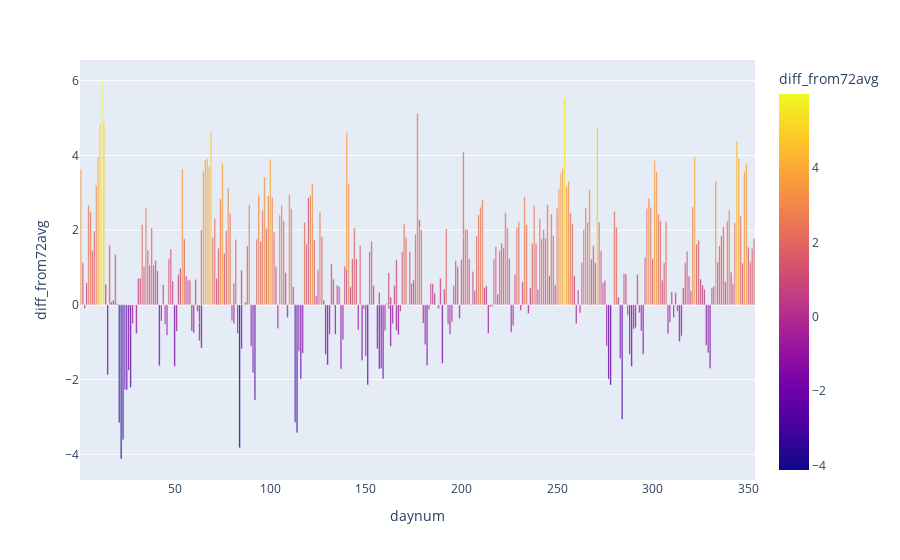

The notebook cell saved with this chart:
### Markdown cell above
7b. Observe below how warming temperatures in this century become much more clear when we look at the average for this century versus the average going back to 1950. (note: we are contrasting the average max temp for 2000 - 2022 with that for 1950 - 2022; with more time, it may make more sense to contrast 2000 - 2022 to 1950 - **2000**.)

### Code cell
fig = px.bar(weather_df21Cagg, x='daynum', y='diff_from72avg', color='diff_from72avg')
fig.show()

### Figure 1 — Plotly figure (JSON) as saved in the notebook; plotly's stock layout.template omitted (floating-point values rounded to 4 significant figures; data arrays with more than 128 entries replaced by an {"elided": "..."} marker saying what was removed)
{"data": [{"alignmentgroup": "True", "hovertemplate": "daynum=%{x}<br>diff_from72avg=%{marker.color}<extra></extra>", "legendgroup": "", "marker": {"color": {"elided": "366 float values"}, "coloraxis": "coloraxis", "pattern": {"shape": ""}}, "name": "", "offsetgroup": "", "orientation": "v", "showlegend": false, "textposition": "auto", "type": "bar", "x": {"elided": "366 int values"}, "xaxis": "x", "y": {"elided": "366 float values"}, "yaxis": "y"}], "layout": {"barmode": "relative", "coloraxis": {"colorbar": {"title": {"text": "diff_from72avg"}}, "colorscale": [[0, "#0d0887"], [0.1111, "#46039f"], [0.2222, "#7201a8"], [0.3333, "#9c179e"], [0.4444, "#bd3786"], [0.5556, "#d8576b"], [0.6667, "#ed7953"], [0.7778, "#fb9f3a"], [0.8889, "#fdca26"], [1, "#f0f921"]]}, "legend": {"tracegroupgap": 0}, "margin": {"t": 60}, "xaxis": {"anchor": "y", "domain": [0, 1], "title": {"text": "daynum"}}, "yaxis": {"anchor": "x", "domain": [0, 1], "title": {"text": "diff_from72avg"}}}}
